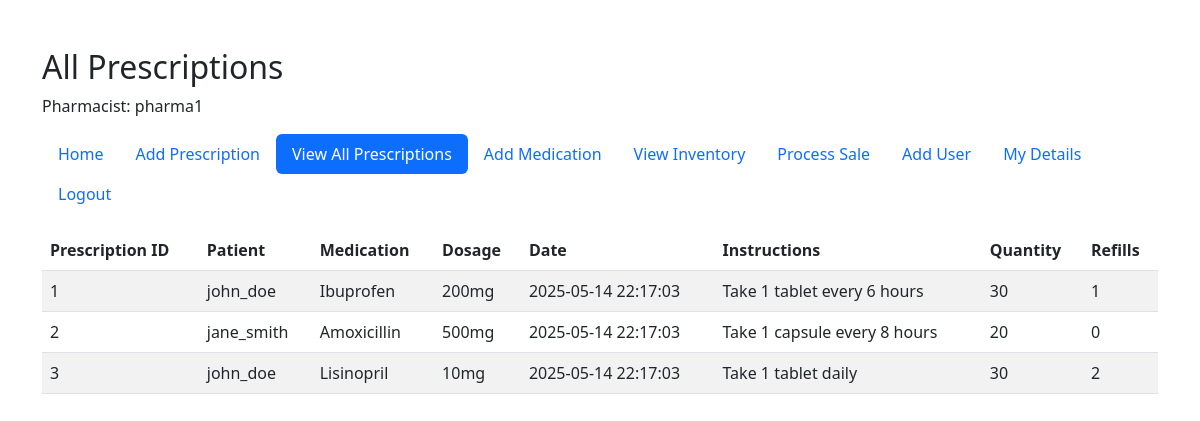
/pharmacyServer.php?action=viewPrescriptions (signed in), run on the app's committed database.
### tables this page shows
CREATE TABLE Prescriptions (
    prescriptionId INT NOT NULL UNIQUE AUTO_INCREMENT,
    userId INT NOT NULL,
    medicationId INT NOT NULL,
    prescribedDate DATETIME NOT NULL,
    dosageInstructions VARCHAR(200),
    quantity INT NOT NULL,
    refillCount INT DEFAULT 0,
    PRIMARY KEY (prescriptionId),
    FOREIGN KEY (userId) REFERENCES Users(userId),
    FOREIGN KEY (medicationId) REFERENCES Medications(medicationId)
);

CREATE TABLE Users (
    userId INT NOT NULL UNIQUE AUTO_INCREMENT,
    userName VARCHAR(45) NOT NULL UNIQUE,
    contactInfo VARCHAR(200),
    userType ENUM('pharmacist', 'patient') NOT NULL,
    password VARCHAR(255) NOT NULL,
    PRIMARY KEY (userId)
);

CREATE TABLE Medications (
    medicationId INT NOT NULL UNIQUE AUTO_INCREMENT,
    medicationName VARCHAR(45) NOT NULL,
    dosage VARCHAR(45) NOT NULL,
    manufacturer VARCHAR(100),
    PRIMARY KEY (medicationId)
);

### pharmacyDatabase.php (called while the page is built, shortened)
<?php
class PharmacyDatabase {
    private $host = "localhost";
    private $port = "3307";
    private $database = "pharmacy_portal_db";
    private $user = "root";
    private $password = "";
    private $connection;
    private function connect() {
        $this->connection = new mysqli($this->host, $this->user, $this->password, $this->database, $this->port);
    }
    public function getAllPrescriptions() {
        $result = $this->connection->query(
            "SELECT p.*, m.medicationName, m.dosage, u.userName
             FROM Prescriptions p
             JOIN Medications m ON p.medicationId = m.medicationId
             JOIN Users u ON p.userId = u.userId"
        );
        return $result->fetch_all(MYSQLI_ASSOC);
    }
}
?>

### templates/viewPrescriptions.php (the view, shortened to what this page needs)
<!DOCTYPE html>
<html lang="en">
<head>
    <link href="https://cdn.jsdelivr.net/npm/bootstrap@5.3.0/dist/css/bootstrap.min.css" rel="stylesheet">
</head>
<body>
    <div class="container mt-5">
        <h2><?php echo $_SESSION['userType'] === 'pharmacist' ? 'All Prescriptions' : 'My Prescriptions'; ?></h2>
        <p><?php echo htmlspecialchars($_SESSION['userType'] === 'pharmacist' ? 'Pharmacist' : 'Patient'); ?>: <?php echo htmlspecialchars($_SESSION['userName']); ?></p>
        <nav class="mb-3">
            <ul class="nav nav-pills">
                <?php if ($_SESSION['userType'] === 'pharmacist'): ?>
                    <li class="nav-item"><a href="?action=pharmacist_home" class="nav-link">Home</a></li>
                    <li class="nav-item"><a href="?action=addPrescription" class="nav-link">Add Prescription</a></li>
                    <li class="nav-item"><a href="?action=viewPrescriptions" class="nav-link active">View All Prescriptions</a></li>
                    <li class="nav-item"><a href="?action=addMedication" class="nav-link">Add Medication</a></li>
                    <li class="nav-item"><a href="?action=viewInventory" class="nav-link">View Inventory</a></li>
                    <li class="nav-item"><a href="?action=processSale" class="nav-link">Process Sale</a></li>
                    <li class="nav-item"><a href="?action=addUser" class="nav-link">Add User</a></li>
                    <li class="nav-item"><a href="?action=viewUserDetails" class="nav-link">My Details</a></li>
                    <li class="nav-item"><a href="?action=logout" class="nav-link">Logout</a></li>
                <?php endif; ?>
            </ul>
        </nav>
        <?php if (!empty($prescriptions)): ?>
            <table class="table table-striped">
                <thead>
                    <tr>
                        <th>Prescription ID</th>
                        <th>Patient</th>
                        <th>Medication</th>
                        <th>Dosage</th>
                        <th>Date</th>
                        <th>Instructions</th>
                        <th>Quantity</th>
                        <th>Refills</th>
                    </tr>
                </thead>
                <tbody>
                    <?php foreach ($prescriptions as $prescription): ?>
                        <tr>
                            <td><?php echo htmlspecialchars($prescription['prescriptionId']); ?></td>
                            <td><?php echo htmlspecialchars($prescription['userName'] ?? $_SESSION['userName']); ?></td>
                            <td><?php echo htmlspecialchars($prescription['medicationName']); ?></td>
                            <td><?php echo htmlspecialchars($prescription['dosage']); ?></td>
                            <td><?php echo htmlspecialchars($prescription['prescribedDate']); ?></td>
                            <td><?php echo htmlspecialchars($prescription['dosageInstructions']); ?></td>
                            <td><?php echo htmlspecialchars($prescription['quantity']); ?></td>
                            <td><?php echo htmlspecialchars($prescription['refillCount']); ?></td>
                        </tr>
                    <?php endforeach; ?>
                </tbody>
            </table>
        <?php else: ?>
            <p>No prescriptions found.</p>
        <?php endif; ?>
    </div>
</body>
</html>

### pharmacyServer.php (shortened to what this page needs)
<?php
require_once 'PharmacyDatabase.php';
class PharmacyPortal {
    private $db;
    public function __construct() {
        $this->db = new PharmacyDatabase();
    }
    public function handleRequest() {
        $action = $_GET['action'] ?? 'home';
        switch ($action) {
            case 'viewPrescriptions':
                $this->viewPrescriptions();
                break;
        }
    }
    private function viewPrescriptions() {
        if ($_SESSION['userType'] === 'pharmacist') {
            $prescriptions = $this->db->getAllPrescriptions();
        } else {
            $prescriptions = $this->db->getUserDetails($_SESSION['userId']);
            $prescriptions = array_filter($prescriptions, function($detail) {
                return !empty($detail['prescriptionId']);
            });
        }
        include 'templates/viewPrescriptions.php';
    }
}
$portal = new PharmacyPortal();
$portal->handleRequest();
?>

### data on the page
prescriptions: prescriptionId "1", userId.userName "john_doe", medicationId.medicationName "Ibuprofen", medicationId.dosage "200mg", prescribedDate "2025-05-14 22:17:03", dosageInstructions "Take 1 tablet every 6 hours", quantity "30", refillCount "1"
prescriptions: prescriptionId "2", userId.userName "jane_smith", medicationId.medicationName "Amoxicillin", medicationId.dosage "500mg", prescribedDate "2025-05-14 22:17:03", dosageInstructions "Take 1 capsule every 8 hours", quantity "20", refillCount "0"
prescriptions: prescriptionId "3", userId.userName "john_doe", medicationId.medicationName "Lisinopril", medicationId.dosage "10mg", prescribedDate "2025-05-14 22:17:03", dosageInstructions "Take 1 tablet daily", quantity "30", refillCount "2"

### other printed values
$_SESSION['userType'] === 'pharmacist' ? 'Pharmacist' : 'Patient' "Pharmacist"
$_SESSION['userName'] "pharma1"
